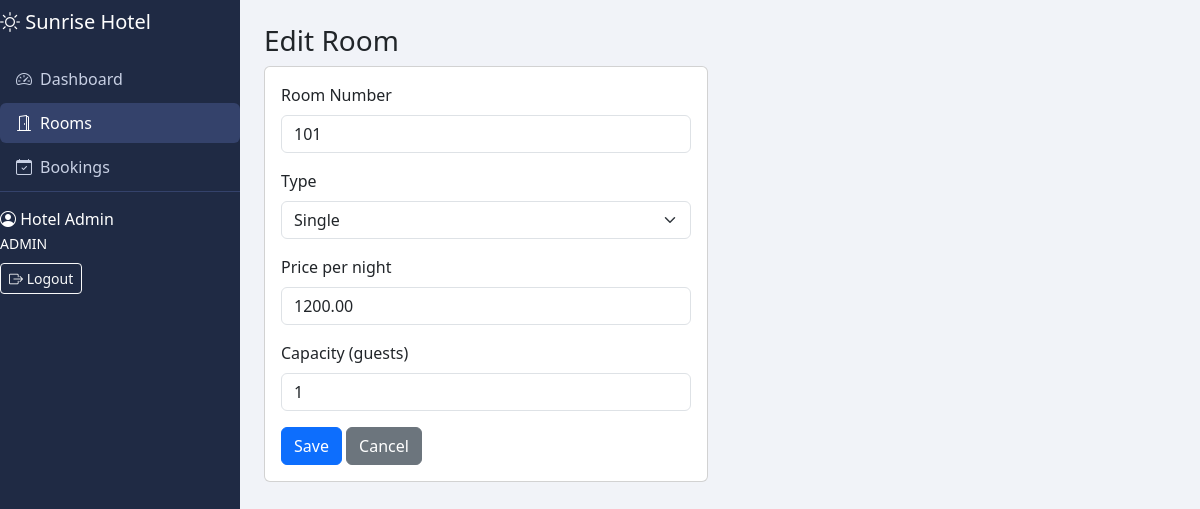
The page /room_form.php?id=1 (signed in) on the database its author committed.
### tables this page shows
CREATE TABLE rooms (
    id INT AUTO_INCREMENT PRIMARY KEY,
    room_number VARCHAR(10) NOT NULL UNIQUE,
    type ENUM('Single','Double','Deluxe','Suite') NOT NULL,
    price DECIMAL(10,2) NOT NULL,
    capacity INT NOT NULL
);

### room_form.php (the view, shortened to what this page needs)
<?php
require 'config.php';
$id = isset($_GET['id']) ? (int) $_GET['id'] : 0;
$room = ['room_number' => '', 'type' => 'Single', 'price' => '', 'capacity' => 1];
if ($id > 0) {
    $stmt = $db->prepare('SELECT * FROM rooms WHERE id = ?');
    $stmt->execute([$id]);
    $room = $stmt->fetch(PDO::FETCH_ASSOC);
}
include 'header.php';
?>
<h3><?= $id > 0 ? 'Edit Room' : 'Add Room' ?></h3>
<div class="row">
    <div class="col-lg-6">
        <div class="card"><div class="card-body">
            <form method="post">
                <div class="mb-3">
                    <label class="form-label">Room Number</label>
                    <input type="text" name="room_number" class="form-control" value="<?= e($room['room_number']) ?>" maxlength="10" required>
                </div>
                <div class="mb-3">
                    <label class="form-label">Type</label>
                    <select name="type" class="form-select">
                        <?php foreach (['Single', 'Double', 'Deluxe', 'Suite'] as $t): ?>
                            <option <?= $room['type'] == $t ? 'selected' : '' ?>><?= $t ?></option>
                        <?php endforeach; ?>
                    </select>
                </div>
                <div class="mb-3">
                    <label class="form-label">Price per night</label>
                    <input type="number" name="price" class="form-control" value="<?= e($room['price']) ?>" min="1" step="0.01" required>
                </div>
                <div class="mb-3">
                    <label class="form-label">Capacity (guests)</label>
                    <input type="number" name="capacity" class="form-control" value="<?= e($room['capacity']) ?>" min="1" max="10" required>
                </div>
                <button type="submit" class="btn btn-primary">Save</button>
                <a href="admin_rooms.php" class="btn btn-secondary">Cancel</a>
            </form>
        </div></div>
    </div>
</div>
<?php include 'footer.php'; ?>

### style.css (style rules this page uses)
body { background-color: #f1f3f8; }

### rows shown on the page
rooms: room_number "101", type "Single", price "1200.00", capacity "1"

### other values the page prints
$label "Dashboard Rooms Bookings"
$_SESSION['full_name'] "Hotel Admin"
$_SESSION['role'] "ADMIN"
